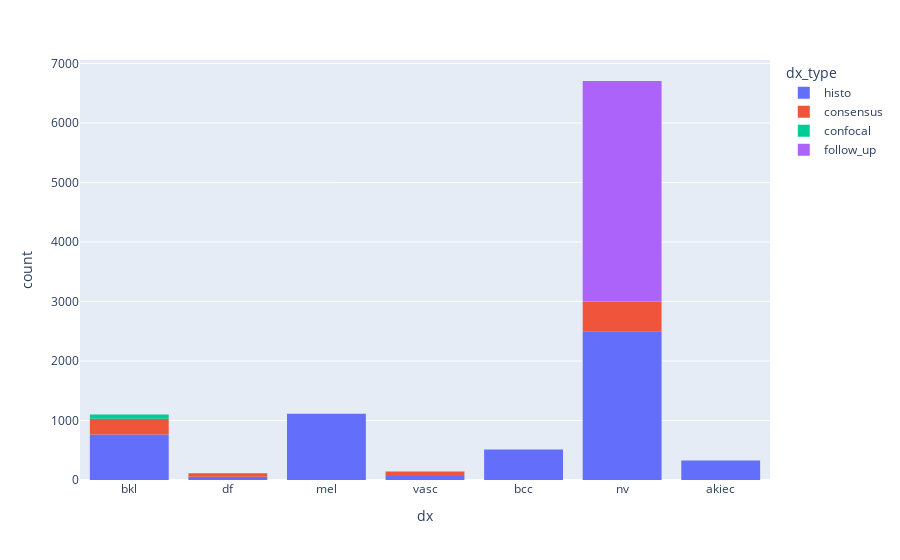

Notebook code for this chart:
### Code cell
fig = px.histogram(raw_df, x="dx", color="dx_type")
fig.show()

### Figure 1 — Plotly figure (JSON) as saved in the notebook; plotly's stock layout.template omitted (floating-point values rounded to 4 significant figures; data arrays with more than 128 entries replaced by an {"elided": "..."} marker saying what was removed)
{"data": [{"alignmentgroup": "True", "bingroup": "x", "hovertemplate": "dx_type=histo<br>dx=%{x}<br>count=%{y}<extra></extra>", "legendgroup": "histo", "marker": {"color": "#636efa", "pattern": {"shape": ""}}, "name": "histo", "offsetgroup": "histo", "orientation": "v", "showlegend": true, "type": "histogram", "x": {"elided": "5340 str values"}, "xaxis": "x", "yaxis": "y"}, {"alignmentgroup": "True", "bingroup": "x", "hovertemplate": "dx_type=consensus<br>dx=%{x}<br>count=%{y}<extra></extra>", "legendgroup": "consensus", "marker": {"color": "#EF553B", "pattern": {"shape": ""}}, "name": "consensus", "offsetgroup": "consensus", "orientation": "v", "showlegend": true, "type": "histogram", "x": {"elided": "902 str values"}, "xaxis": "x", "yaxis": "y"}, {"alignmentgroup": "True", "bingroup": "x", "hovertemplate": "dx_type=confocal<br>dx=%{x}<br>count=%{y}<extra></extra>", "legendgroup": "confocal", "marker": {"color": "#00cc96", "pattern": {"shape": ""}}, "name": "confocal", "offsetgroup": "confocal", "orientation": "v", "showlegend": true, "type": "histogram", "x": ["bkl", "bkl", "bkl", "bkl", "bkl", "bkl", "bkl", "bkl", "bkl", "bkl", "bkl", "bkl", "bkl", "bkl", "bkl", "bkl", "bkl", "bkl", "bkl", "bkl", "bkl", "bkl", "bkl", "bkl", "bkl", "bkl", "bkl", "bkl", "bkl", "bkl", "bkl", "bkl", "bkl", "bkl", "bkl", "bkl", "bkl", "bkl", "bkl", "bkl", "bkl", "bkl", "bkl", "bkl", "bkl", "bkl", "bkl", "bkl", "bkl", "bkl", "bkl", "bkl", "bkl", "bkl", "bkl", "bkl", "bkl", "bkl", "bkl", "bkl", "bkl", "bkl", "bkl", "bkl", "bkl", "bkl", "bkl", "bkl", "bkl"], "xaxis": "x", "yaxis": "y"}, {"alignmentgroup": "True", "bingroup": "x", "hovertemplate": "dx_type=follow_up<br>dx=%{x}<br>count=%{y}<extra></extra>", "legendgroup": "follow_up", "marker": {"color": "#ab63fa", "pattern": {"shape": ""}}, "name": "follow_up", "offsetgroup": "follow_up", "orientation": "v", "showlegend": true, "type": "histogram", "x": {"elided": "3704 str values"}, "xaxis": "x", "yaxis": "y"}], "layout": {"barmode": "relative", "legend": {"title": {"text": "dx_type"}, "tracegroupgap": 0}, "margin": {"t": 60}, "xaxis": {"anchor": "y", "domain": [0, 1], "title": {"text": "dx"}}, "yaxis": {"anchor": "x", "domain": [0, 1], "title": {"text": "count"}}}}
